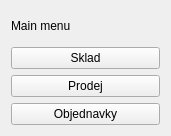
<?xml version="1.0" encoding="UTF-8"?>
<ui version="4.0">
 <class>menu_widget</class>
 <widget class="QWidget" name="menu_widget">
  <property name="geometry">
   <rect>
    <x>0</x>
    <y>0</y>
    <width>171</width>
    <height>136</height>
   </rect>
  </property>
  <property name="windowTitle">
   <string>Form</string>
  </property>
  <layout class="QVBoxLayout" name="verticalLayout">
   <item>
    <widget class="QLabel" name="main_menu_label">
     <property name="text">
      <string>Main menu</string>
     </property>
    </widget>
   </item>
   <item>
    <widget class="QPushButton" name="stock_button">
     <property name="text">
      <string>Sklad</string>
     </property>
    </widget>
   </item>
   <item>
    <widget class="QPushButton" name="bills_button">
     <property name="text">
      <string>Prodej</string>
     </property>
    </widget>
   </item>
   <item>
    <widget class="QPushButton" name="orders_button">
     <property name="text">
      <string>Objednavky</string>
     </property>
    </widget>
   </item>
  </layout>
 </widget>
 <resources/>
 <connections/>
</ui>
